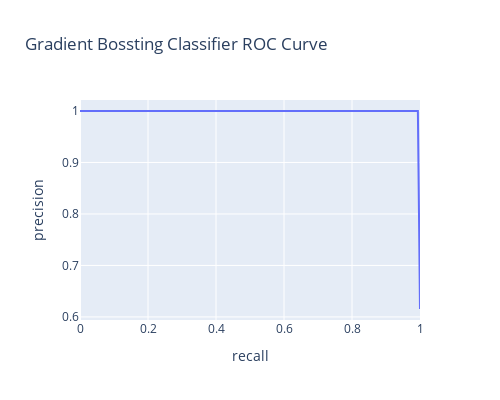

Write notebook code for a chart like this one.
### Code cell
gb_predict = best_gb.predict(x)
print('F1_Score of Hypertuned GradientBoostingClassifier model:')
print(f1_score(y,gb_predict))
print('Accuracy Score of Hypertuned GradientBoostingClassifier model:')
print(accuracy_score(y,gb_predict))
print('Confusion Matrix of Hypertuned GradientBoostingClassifier model:')
print(confusion_matrix(y,gb_predict))
print('Precision_Recall_Curve of Hypertuned GradientBoostingClassifier model:')
ROC_data = precision_recall_curve(y,gb_predict)
print(ROC_data)
ROC = {'precision':[0.61538462, 1.        , 1],'recall':[1.     , 0.99375, 0]}
ROC_df = pd.DataFrame(ROC)
print(ROC_df)
ROC_curve = px.line(ROC_df,x='recall',y='precision',title='Gradient Bossting Classifier ROC Curve',width=500,height=400)
ROC_curve.show()

### Figure 1 — Plotly figure (JSON) as saved in the notebook; plotly's stock layout.template omitted (floating-point values rounded to 4 significant figures)
{"data": [{"hovertemplate": "recall=%{x}<br>precision=%{y}<extra></extra>", "legendgroup": "", "line": {"color": "#636efa", "dash": "solid"}, "marker": {"symbol": "circle"}, "mode": "lines", "name": "", "orientation": "v", "showlegend": false, "type": "scatter", "x": [1, 0.9938, 0], "xaxis": "x", "y": [0.6154, 1, 1], "yaxis": "y"}], "layout": {"height": 400, "legend": {"tracegroupgap": 0}, "title": {"text": "Gradient Bossting Classifier ROC Curve"}, "width": 500, "xaxis": {"anchor": "y", "autorange": true, "domain": [0, 1], "range": [0, 1], "title": {"text": "recall"}, "type": "linear"}, "yaxis": {"anchor": "x", "autorange": true, "domain": [0, 1], "range": [0.594, 1.021], "title": {"text": "precision"}, "type": "linear"}}}
